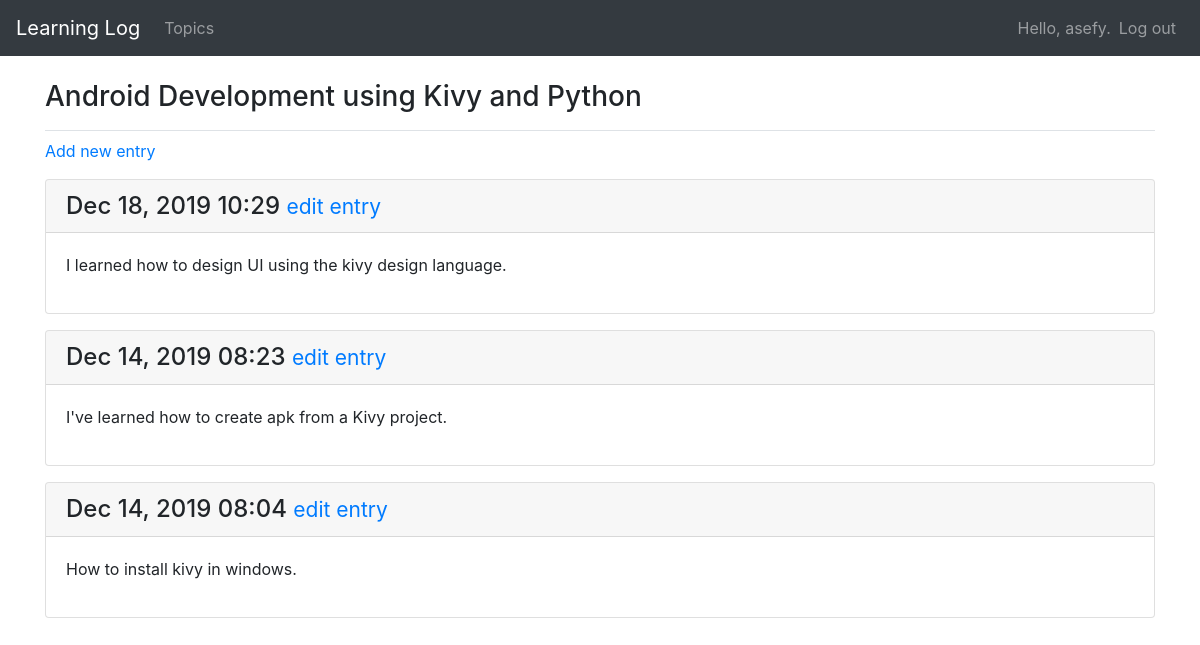
The page /topics/2/ (signed in) on the database its author committed.
### learning_logs/models.py (models this page shows, shortened)
class Topic(models.Model):
	text = models.CharField(max_length=200)
	date_added = models.DateTimeField(auto_now_add=True)
	owner = models.ForeignKey(User, on_delete=models.CASCADE)
	def __str__(self):
		return self.text

class Entry(models.Model):
	topic = models.ForeignKey(Topic, on_delete=models.CASCADE)
	text = models.TextField()
	date_added = models.DateTimeField(auto_now_add=True)
	class Meta:
		verbose_name_plural = 'entries'

### learning_logs/views.py (the view)
# urls.py: path('topics/<int:topic_id>/', views.topic, name='topic'),
@login_required
def topic(request, topic_id):
	topic = Topic.objects.get(id=topic_id)
	if topic.owner != request.user:
		raise Http404
	entries = topic.entry_set.order_by('-date_added')
	context = {'topic': topic, 'entries': entries}
	return render(request, 'learning_logs/topic.html', context)

### learning_logs/templates/learning_logs/topic.html
{% extends 'learning_logs/base.html' %}
{% block page_header %}
  <h3>{{ topic }}</h3>
{% endblock page_header %}
{% block content %}
  <p>
    <a href="{% url 'learning_logs:new_entry' topic.id %}">Add new entry</a>
  </p>
  {% for entry in entries %}
    <div class="card mb-3">
      <h4 class="card-header">
        {{ entry.date_added|date:'M d, Y H:i' }}
        <small>
          <a href="{% url 'learning_logs:edit_entry' entry.id %}">edit entry</a>
        </small>
      </h4>
      <div class="card-body">
        {{ entry.text|linebreaks }}
      </div>
    </div>
  {% empty %}
    <p>There are no entries for this topic yet.</p>
  {% endfor %}
{% endblock content %}

### learning_logs/templates/learning_logs/base.html (shortened to what this page needs)
{% load bootstrap4 %}
<!doctype html>
<html lang="en">
<head>
  {% bootstrap_css %}
</head>
<body>
  <nav class="navbar navbar-expand-md navbar-dark bg-dark mb-4">
    <a class="navbar-brand" href="{% url 'learning_logs:index'%}">Learning Log</a>
    <div class="collapse navbar-collapse" id="navbarCollapse">
      <ul class="navbar-nav mr-auto">
        <li class="nav-item">
          <a class="nav-link" href="{% url 'learning_logs:topics'%}">Topics</a>
        </li>
      </ul>
      <ul class="navbar-nav ml-auto">
      	{% if user.is_authenticated %}
      	  <li class="nav-item">
      	    <span class="navbar-text">Hello, {{ user.username }}.</span>
      	  </li>
      	  <li class="nav-item">
      	    <a class="nav-link" href="{% url 'users:logout' %}">Log out</a>
      	  </li>
	      {% endif %}
	    </ul>
	  </div>
  </nav>
  <main role="main" class="container">
    <div class="pb-2 mb-2 border-bottom">
      {% block page_header %}{% endblock page_header %}
    </div>
    <div>
      {% block content %}{% endblock content %}
    </div>
  </main>
</body>
</html>

### rows shown on the page
Topic: text "Android Development using Kivy and Python"
Entry: date_added "Dec 18, 2019 10:29", text "I learned how to design UI using the kivy design language."
Entry: date_added "Dec 14, 2019 08:23", text "I've learned how to create apk from a Kivy project."
Entry: date_added "Dec 14, 2019 08:04", text "How to install kivy in windows."

### other values the page prints
{{ user.username }} "asefy"
